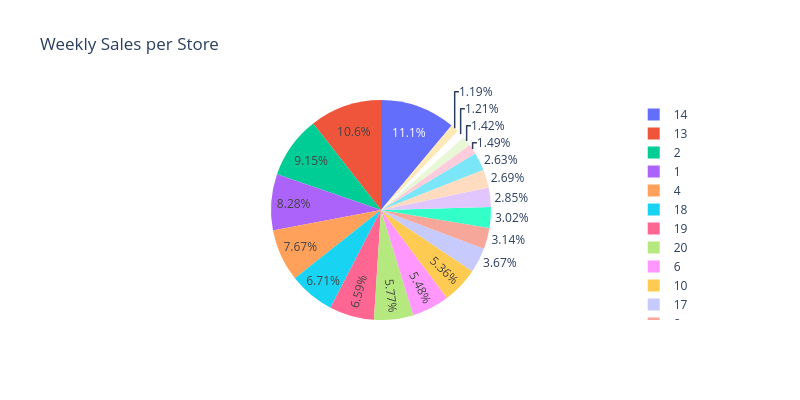

This figure's notebook cell:
### Markdown cell above
### <a id='toc1_6_2_'></a>[Stores](#toc0_)

### Code cell
fig = px.pie(df_cleaned_target, names='Store', values='Weekly_Sales', title='Weekly Sales per Store', **GRAPH_SIZE_PARAMETERS)
fig.show()

### Figure 1 — Plotly figure (JSON) as saved in the notebook; plotly's stock layout.template omitted (floating-point values rounded to 4 significant figures; data arrays with more than 128 entries replaced by an {"elided": "..."} marker saying what was removed)
{"data": [{"domain": {"x": [0, 1], "y": [0, 1]}, "hovertemplate": "Store=%{label}<br>Weekly_Sales=%{value}<extra></extra>", "labels": {"elided": "136 float values"}, "legendgroup": "", "name": "", "showlegend": true, "type": "pie", "values": {"elided": "136 float values"}}], "layout": {"height": 400, "legend": {"tracegroupgap": 0}, "title": {"text": "Weekly Sales per Store"}, "width": 800}}
